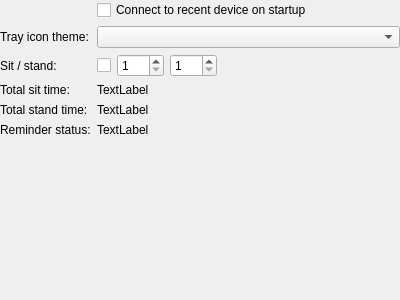
<?xml version="1.0" encoding="UTF-8"?>
<ui version="4.0">
 <class>Form</class>
 <widget class="QWidget" name="Form">
  <property name="geometry">
   <rect>
    <x>0</x>
    <y>0</y>
    <width>400</width>
    <height>300</height>
   </rect>
  </property>
  <property name="windowTitle">
   <string>Application Settings</string>
  </property>
  <layout class="QFormLayout" name="formLayout">
   <property name="fieldGrowthPolicy">
    <enum>QFormLayout::AllNonFixedFieldsGrow</enum>
   </property>
   <property name="leftMargin">
    <number>0</number>
   </property>
   <property name="topMargin">
    <number>0</number>
   </property>
   <property name="rightMargin">
    <number>0</number>
   </property>
   <property name="bottomMargin">
    <number>0</number>
   </property>
   <item row="2" column="0">
    <widget class="QLabel" name="reminderText">
     <property name="text">
      <string>Sit / stand:</string>
     </property>
    </widget>
   </item>
   <item row="2" column="1">
    <layout class="QHBoxLayout" name="horizontalLayout">
     <item>
      <widget class="QCheckBox" name="enabledRemCB">
       <property name="text">
        <string/>
       </property>
      </widget>
     </item>
     <item>
      <widget class="QSpinBox" name="sitSB">
       <property name="minimum">
        <number>1</number>
       </property>
       <property name="maximum">
        <number>255</number>
       </property>
      </widget>
     </item>
     <item>
      <widget class="QSpinBox" name="standSB">
       <property name="minimum">
        <number>1</number>
       </property>
       <property name="maximum">
        <number>255</number>
       </property>
       <property name="value">
        <number>1</number>
       </property>
      </widget>
     </item>
     <item>
      <spacer name="horizontalSpacer">
       <property name="orientation">
        <enum>Qt::Horizontal</enum>
       </property>
       <property name="sizeHint" stdset="0">
        <size>
         <width>40</width>
         <height>20</height>
        </size>
       </property>
      </spacer>
     </item>
    </layout>
   </item>
   <item row="5" column="0">
    <widget class="QLabel" name="reminderStatusText">
     <property name="text">
      <string>Reminder status:</string>
     </property>
    </widget>
   </item>
   <item row="5" column="1">
    <widget class="QLabel" name="remStatusLabel">
     <property name="text">
      <string>TextLabel</string>
     </property>
    </widget>
   </item>
   <item row="6" column="0" colspan="2">
    <widget class="PositionChartWidget" name="positionChartWidget" native="true"/>
   </item>
   <item row="3" column="0">
    <widget class="QLabel" name="totalSitText">
     <property name="text">
      <string>Total sit time:</string>
     </property>
    </widget>
   </item>
   <item row="4" column="0">
    <widget class="QLabel" name="totalStandText">
     <property name="text">
      <string>Total stand time:</string>
     </property>
    </widget>
   </item>
   <item row="3" column="1">
    <widget class="QLabel" name="totalSitLabel">
     <property name="text">
      <string>TextLabel</string>
     </property>
    </widget>
   </item>
   <item row="4" column="1">
    <widget class="QLabel" name="totalStandLabel">
     <property name="text">
      <string>TextLabel</string>
     </property>
    </widget>
   </item>
   <item row="1" column="0">
    <widget class="QLabel" name="trayThemeText">
     <property name="text">
      <string>Tray icon theme:</string>
     </property>
    </widget>
   </item>
   <item row="1" column="1">
    <widget class="QComboBox" name="trayThemeCB"/>
   </item>
   <item row="0" column="1">
    <widget class="QCheckBox" name="connectOnStartupCB">
     <property name="text">
      <string>Connect to recent device on startup</string>
     </property>
    </widget>
   </item>
  </layout>
 </widget>
 <customwidgets>
  <customwidget>
   <class>PositionChartWidget</class>
   <extends>QWidget</extends>
   <header>linakdeskapp.gui.position_chart_widget</header>
   <container>1</container>
  </customwidget>
 </customwidgets>
 <resources/>
 <connections/>
</ui>
